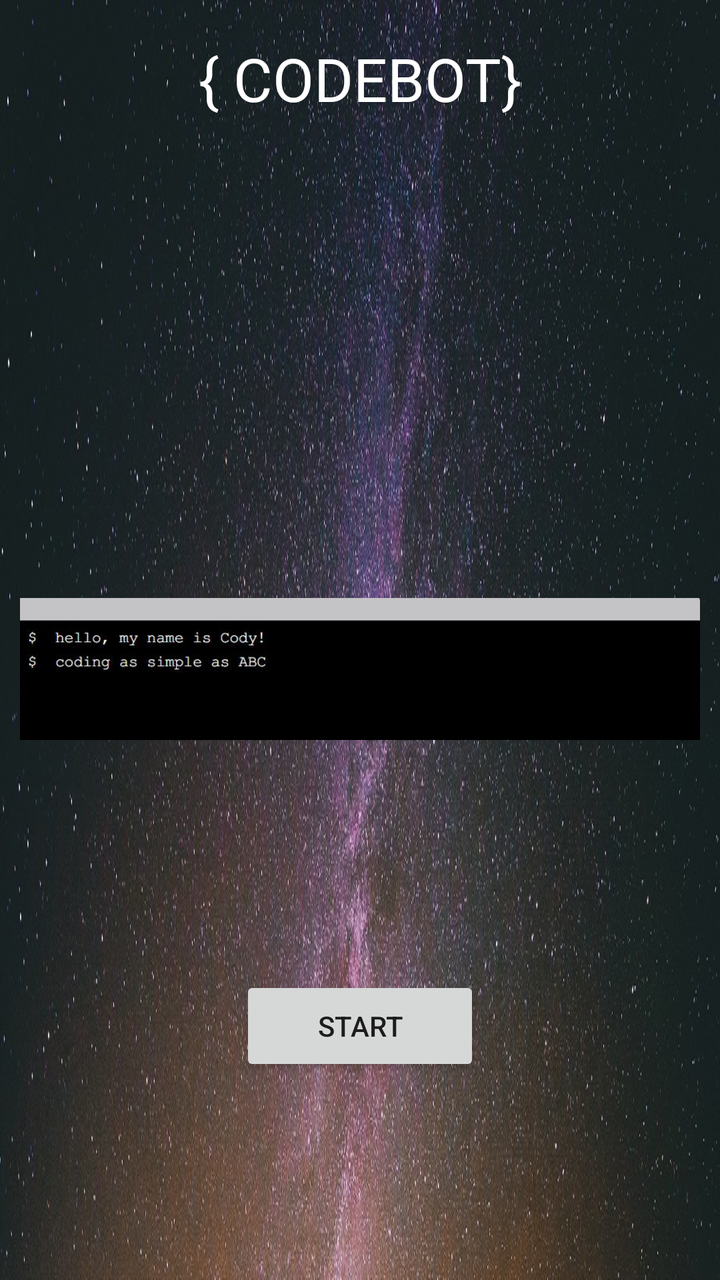
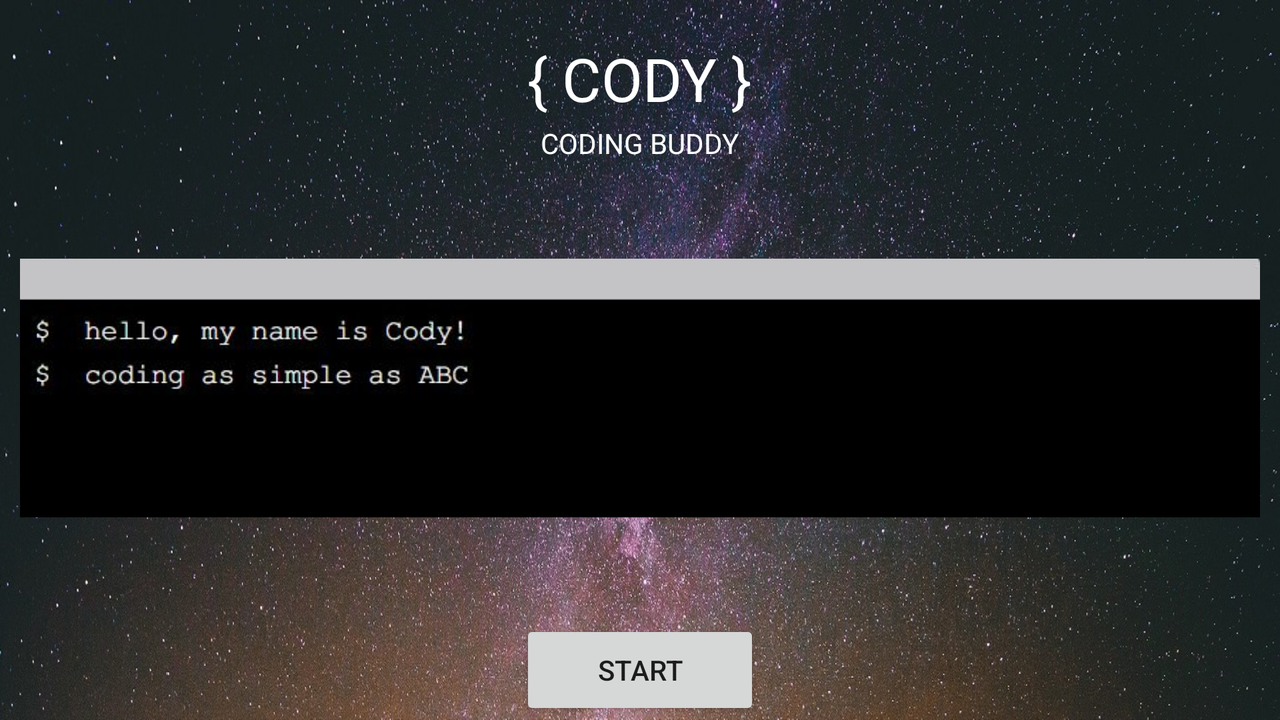

An Android layout and its configuration variant, each rendered on a device that would load it. The default file and the variant file are quoted in full after the pictures.
<!-- AndroidManifest.xml: activity theme code_bot -->
<!-- res/layout/activity_main.xml -->
<?xml version="1.0" encoding="utf-8"?>
<RelativeLayout xmlns:android="http://schemas.android.com/apk/res/android"
    xmlns:app="http://schemas.android.com/apk/res-auto"
    xmlns:tools="http://schemas.android.com/tools"
    android:id="@+id/activity_main"
    android:layout_width="match_parent"
    android:layout_height="match_parent"
    android:background="@drawable/background_image"
    tools:context="com.example.snowwhite.codebot.MainActivity">

    <Button
        android:id="@+id/startBtn"
        android:layout_width="120dp"
        android:layout_height="50dp"
        android:layout_alignParentBottom="true"
        android:layout_centerHorizontal="true"
        android:layout_marginBottom="102dp"
        android:onClick="startLearning"
        android:text="Start" />

    <TextView
        android:id="@+id/textView1"
        android:layout_width="wrap_content"
        android:layout_height="wrap_content"
        android:layout_alignParentTop="true"
        android:layout_centerHorizontal="true"
        android:layout_marginTop="19dp"
        android:text="{ CODEBOT}"
        android:textColor="#FFFFFF"
        android:textSize="30sp" />

    <ImageView
        android:id="@+id/imageView"
        android:layout_width="match_parent"
        android:layout_height="match_parent"
        android:layout_alignParentLeft="true"
        android:layout_alignParentStart="true"
        android:layout_alignTop="@id/textView1"
        android:layout_marginTop="10dp"
        android:paddingLeft="30px"
        android:paddingRight="30px"
        app:srcCompat="@drawable/code_img" />


</RelativeLayout>
<!-- resources referenced by this layout -->
<resources>
  <!-- drawable background_image: jpg bitmap (drawable, 398341 bytes) -->
  <!-- drawable code_img: jpg bitmap (drawable, 17629 bytes) -->
  <style name="code_bot" parent="Theme.AppCompat.Light.NoActionBar" />
</resources>
<!-- res/layout-land/activity_main.xml (the author's variant of the layout above) -->
<!-- drawn on the phone turned sideways -->
<?xml version="1.0" encoding="utf-8"?>
<RelativeLayout xmlns:android="http://schemas.android.com/apk/res/android"
    xmlns:app="http://schemas.android.com/apk/res-auto"
    xmlns:tools="http://schemas.android.com/tools"
    android:id="@+id/activity_main"
    android:layout_width="match_parent"
    android:layout_height="match_parent"
    android:background="@drawable/background_image"
    tools:context="com.example.snowwhite.codebot.MainActivity">

    <TextView
        android:id="@+id/textView1"
        android:layout_width="wrap_content"
        android:layout_height="wrap_content"
        android:layout_alignParentTop="true"
        android:layout_centerHorizontal="true"
        android:layout_marginTop="19dp"
        android:text="{ CODY }"
        android:textColor="#FFFFFF"
        android:textSize="30sp" />

    <TextView
        android:id="@+id/textView2"
        android:layout_width="wrap_content"
        android:layout_height="wrap_content"
        android:layout_alignTop="@id/imageView"
        android:layout_centerHorizontal="true"
        android:layout_marginTop="33dp"
        android:text="CODING BUDDY"
        android:textColor="#FFFFFF" />

    <ImageView
        android:id="@+id/imageView"
        android:layout_width="match_parent"
        android:layout_height="match_parent"
        android:layout_alignParentLeft="true"
        android:layout_alignParentStart="true"
        android:layout_alignTop="@id/textView1"
        android:layout_marginBottom="1dp"
        android:layout_marginTop="10dp"
        android:paddingLeft="30px"
        android:paddingRight="30px"
        app:srcCompat="@drawable/code_img" />

    <Button
        android:id="@+id/startBtn"
        android:layout_width="120dp"
        android:layout_height="50dp"
        android:layout_alignParentBottom="true"
        android:layout_above="@id/imageView"
        android:layout_centerHorizontal="true"
        android:layout_marginTop="25dp"
        android:onClick="startLearning"
        android:text="Start" />


</RelativeLayout>
